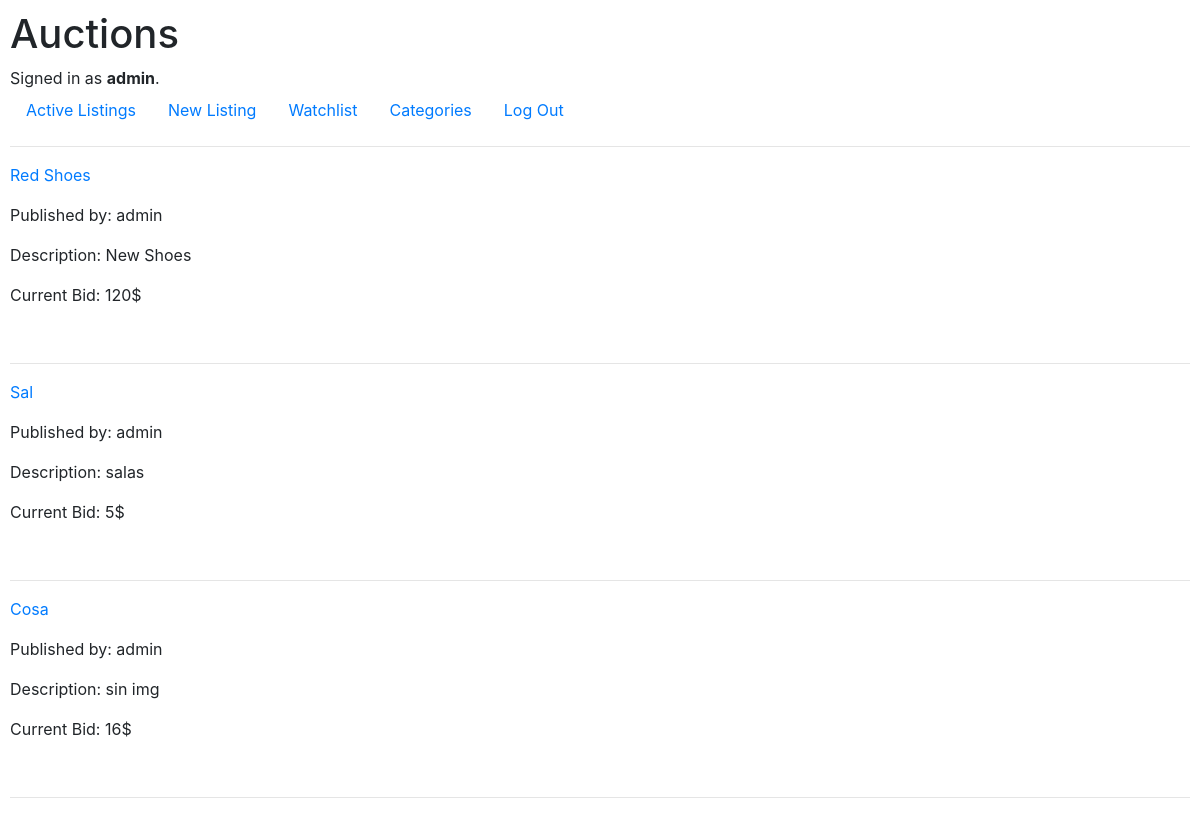
/categories/Clothes (signed in), run on the app's committed database.
### auctions/models.py (models this page shows, shortened)
class User(AbstractUser):
    def __str__(self):
        return f"{self.id} ({self.username})"

class Auction(models.Model):
    itemname = models.CharField(max_length=64)
    owner =  models.ForeignKey(User, on_delete=models.CASCADE, related_name="itemowner")
    category = models.CharField(max_length=64)
    imgurl =  models.CharField(max_length=1000)
    description = models.CharField(max_length=1000)
    currentbid = models.IntegerField()
    isactive = models.BooleanField()
    winnerid = models.IntegerField()

### auctions/views.py (the view)
# urls.py: path("categories/<str:category>", views.categoriesp, name="categoriesp"),
@login_required
def categoriesp(request, category):
    categories = Auction.objects.filter(category=category).filter(isactive=1)
    return render(request, "auctions/category.html", {
        "categories":categories
    })

### auctions/templates/auctions/category.html (shortened to what this page needs)
{% extends "auctions/layout.html" %}
{% block body %}
    {% for category in categories %}
    <p><a href="../{{ category.itemname }}">{{ category.itemname }}</a></p>
    <p>Published by: {{ category.owner.username }}</p>
    <p>Description: {{ category.description }}</p>
    <p>Current Bid: {{ category.currentbid }}$</p>
    <hr>
    {% endfor %}
{% endblock %}

### auctions/templates/auctions/layout.html (shortened to what this page needs)
{% load static %}
<!DOCTYPE html>
<html lang="en">
    <head>
        <link rel="stylesheet" href="https://stackpath.bootstrapcdn.com/bootstrap/4.4.1/css/bootstrap.min.css">
        <link href="{% static 'auctions/styles.css' %}" rel="stylesheet">
        <link rel="stylesheet" href="https://cdn.jsdelivr.net/npm/bootstrap-icons@1.8.0/font/bootstrap-icons.css">
    </head>
    <body>
        <h1>Auctions</h1>
        <div>
            {% if user.is_authenticated %}
                Signed in as <strong>{{ user.username }}</strong>.
            {% else %}
                Not signed in.
            {% endif %}
        </div>
        <ul class="nav">
            <li class="nav-item">
                <a class="nav-link" href="{% url 'index' %}">Active Listings</a>
            </li>
            {% if user.is_authenticated %}
                <li class="nav-item">
                    <a class="nav-link" href="{% url 'new' %}">New Listing</a>
                </li>
                <li class="nav-item">
                    <a class="nav-link" href="{% url 'watchlist' %}">Watchlist</a>
                </li>
                <li class="nav-item">
                    <a class="nav-link" href="{% url 'categoriesf' %}">Categories</a>
                </li>
                <li class="nav-item">
                    <a class="nav-link" href="{% url 'logout' %}">Log Out</a>
                </li>
            {% endif %}
        </ul>
        <hr>
        {% block body %}
        {% endblock %}
    </body>
</html>

### auctions/static/auctions/styles.css (style rules this page uses)
body { padding: 10px; }

### data on the page
User: username "admin"
Auction: itemname "Red Shoes", owner.username "admin", description "New Shoes", currentbid "120"
Auction: itemname "Sal", owner.username "admin", description "salas", currentbid "5"
Auction: itemname "Cosa", owner.username "admin", description "sin img", currentbid "16"
